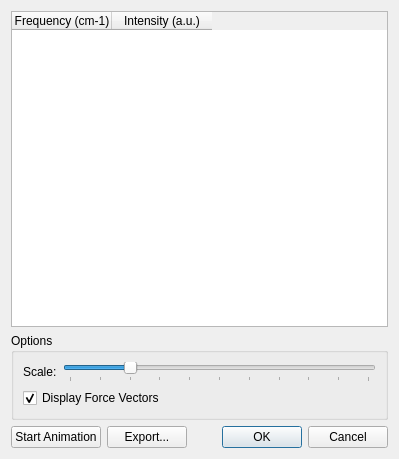
<ui version="4.0" >
 <class>VibrationDialog</class>
 <widget class="QDialog" name="VibrationDialog" >
  <property name="geometry" >
   <rect>
    <x>0</x>
    <y>0</y>
    <width>399</width>
    <height>459</height>
   </rect>
  </property>
  <property name="windowTitle" >
   <string>Molecular Vibrations</string>
  </property>
  <layout class="QVBoxLayout" name="verticalLayout_2" >
   <item>
    <widget class="QTableWidget" name="vibrationTable" >
     <property name="horizontalScrollBarPolicy" >
      <enum>Qt::ScrollBarAlwaysOff</enum>
     </property>
     <property name="editTriggers" >
      <set>QAbstractItemView::NoEditTriggers</set>
     </property>
     <property name="alternatingRowColors" >
      <bool>true</bool>
     </property>
     <property name="selectionMode" >
      <enum>QAbstractItemView::SingleSelection</enum>
     </property>
     <property name="selectionBehavior" >
      <enum>QAbstractItemView::SelectRows</enum>
     </property>
     <property name="gridStyle" >
      <enum>Qt::SolidLine</enum>
     </property>
     <property name="rowCount" >
      <number>0</number>
     </property>
     <property name="columnCount" >
      <number>2</number>
     </property>
     <column>
      <property name="text" >
       <string>Frequency (cm-1)</string>
      </property>
     </column>
     <column>
      <property name="text" >
       <string>Intensity (a.u.)</string>
      </property>
     </column>
    </widget>
   </item>
   <item>
    <widget class="QGroupBox" name="groupBox" >
     <property name="title" >
      <string>Options</string>
     </property>
     <layout class="QVBoxLayout" name="verticalLayout" >
      <item>
       <layout class="QHBoxLayout" name="horizontalLayout_2" >
        <item>
         <widget class="QLabel" name="label" >
          <property name="text" >
           <string>Scale:</string>
          </property>
         </widget>
        </item>
        <item>
         <widget class="QSlider" name="scaleSlider" >
          <property name="maximum" >
           <number>10</number>
          </property>
          <property name="value" >
           <number>2</number>
          </property>
          <property name="orientation" >
           <enum>Qt::Horizontal</enum>
          </property>
          <property name="tickPosition" >
           <enum>QSlider::TicksBelow</enum>
          </property>
          <property name="tickInterval" >
           <number>1</number>
          </property>
         </widget>
        </item>
       </layout>
      </item>
      <item>
       <widget class="QCheckBox" name="displayForcesCheckBox" >
        <property name="text" >
         <string>Display Force Vectors</string>
        </property>
        <property name="checked" >
         <bool>true</bool>
        </property>
       </widget>
      </item>
     </layout>
    </widget>
   </item>
   <item>
    <layout class="QHBoxLayout" name="horizontalLayout" >
     <item>
      <widget class="QPushButton" name="animationButton" >
       <property name="text" >
        <string>Start Animation</string>
       </property>
      </widget>
     </item>
     <item>
      <widget class="QPushButton" name="exportButton" >
       <property name="text" >
        <string>Export...</string>
       </property>
      </widget>
     </item>
     <item>
      <widget class="QDialogButtonBox" name="buttonBox" >
       <property name="orientation" >
        <enum>Qt::Horizontal</enum>
       </property>
       <property name="standardButtons" >
        <set>QDialogButtonBox::Cancel|QDialogButtonBox::Ok</set>
       </property>
      </widget>
     </item>
    </layout>
   </item>
  </layout>
 </widget>
 <resources/>
 <connections>
  <connection>
   <sender>buttonBox</sender>
   <signal>accepted()</signal>
   <receiver>VibrationDialog</receiver>
   <slot>accept()</slot>
   <hints>
    <hint type="sourcelabel" >
     <x>248</x>
     <y>254</y>
    </hint>
    <hint type="destinationlabel" >
     <x>157</x>
     <y>274</y>
    </hint>
   </hints>
  </connection>
  <connection>
   <sender>buttonBox</sender>
   <signal>rejected()</signal>
   <receiver>VibrationDialog</receiver>
   <slot>reject()</slot>
   <hints>
    <hint type="sourcelabel" >
     <x>316</x>
     <y>260</y>
    </hint>
    <hint type="destinationlabel" >
     <x>286</x>
     <y>274</y>
    </hint>
   </hints>
  </connection>
 </connections>
</ui>
